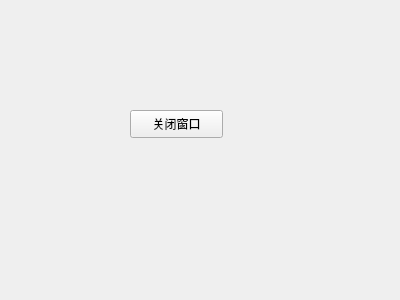
<?xml version="1.0" encoding="UTF-8"?>
<ui version="4.0">
 <class>Form</class>
 <widget class="QWidget" name="Form">
  <property name="geometry">
   <rect>
    <x>0</x>
    <y>0</y>
    <width>400</width>
    <height>300</height>
   </rect>
  </property>
  <property name="windowTitle">
   <string>Form</string>
  </property>
  <widget class="QPushButton" name="closeWinBtn">
   <property name="geometry">
    <rect>
     <x>130</x>
     <y>110</y>
     <width>93</width>
     <height>28</height>
    </rect>
   </property>
   <property name="text">
    <string>关闭窗口</string>
   </property>
  </widget>
 </widget>
 <resources/>
 <connections>
  <connection>
   <sender>closeWinBtn</sender>
   <signal>clicked()</signal>
   <receiver>Form</receiver>
   <slot>close()</slot>
   <hints>
    <hint type="sourcelabel">
     <x>186</x>
     <y>126</y>
    </hint>
    <hint type="destinationlabel">
     <x>178</x>
     <y>160</y>
    </hint>
   </hints>
  </connection>
 </connections>
</ui>
